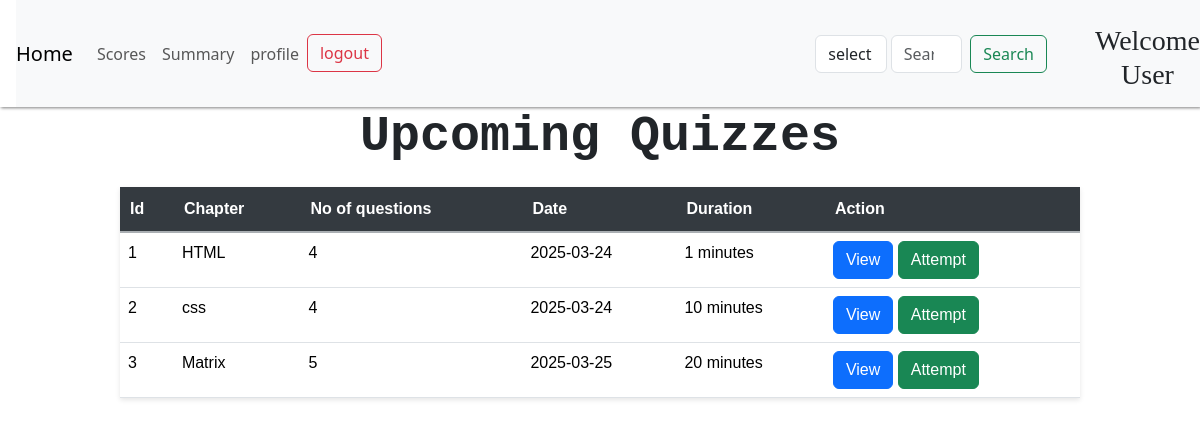
Screenshot of /user_dashboard with the database file from the repository.
### models.py (models this page shows)
class Quiz(db.Model):
    id =db.Column(db.Integer, primary_key=True, autoincrement=True)
    chapter_id=db.Column(db.Integer, db.ForeignKey('chapter.id', name='FK_quiz_chapter_id'), nullable=False)
    date_of_quiz=db.Column(db.Date, nullable=False)
    time_duration= db.Column(db.Integer, nullable=False)
    no_of_questions=db.Column(db.Integer, nullable=True)
    notes=db.Column(db.String(50), nullable=True)
    questions=db.relationship('Question', backref='quiz', lazy=True)
    score=db.relationship('Scores', backref='quiz', lazy=True)

class Chapter(db.Model):
    id =db.Column(db.Integer, primary_key=True, autoincrement=True)
    subject_id=db.Column(db.Integer, db.ForeignKey('subject.id', name='FK_chapter_subject_id'), nullable=False)
    name=db.Column(db.String(50), nullable=False)
    description=db.Column(db.String(100), nullable=True)
    quizs=db.relationship('Quiz', backref='chapter', lazy=True)

### routes.py (the view, shortened to what this page needs)
@app.route('/user_dashboard', methods=['GET','POST'])
def user_dashboard():
    query = request.args.get("query", "").strip().lower()
    search_type = request.args.get("search_type", "select")
    quizzes= Quiz.query.all()
    quiz_data = []
    for quiz in quizzes:
        chapter= Chapter.query.get(quiz.chapter_id)
        question_count = Question.query.filter_by(quiz_id=quiz.id).count()
        quiz_data.append((quiz,chapter, question_count))
    return render_template('user_dashboard.html', quizzes=quiz_data,query = query, search_type= search_type)

### templates/user_dashboard.html (shortened to what this page needs)
<!DOCTYPE html>
<html lang="en">
<head>
    <link rel="stylesheet" href="{{ url_for('static', filename= 'style_index.css') }}">
    <link href="https://cdn.jsdelivr.net/npm/bootstrap@5.3.2/dist/css/bootstrap.min.css" rel="stylesheet">
    <link rel="stylesheet" href="https://cdnjs.cloudflare.com/ajax/libs/aos/2.3.4/aos.css">
    <link rel="stylesheet" href="https://cdnjs.cloudflare.com/ajax/libs/font-awesome/6.7.2/css/all.min.css">
    <link href="https://cdn.jsdelivr.net/npm/bootstrap@5.3.3/dist/css/bootstrap.min.css" rel="stylesheet">
</head>
<body>
     <div class="usernav" style="box-shadow: 1px 1px 3px grey;">
    <nav class="navbar navbar-expand-lg navbar-light bg-light" style="margin-left: 1rem;">
        <a class="navbar-brand" href="/user_dashboard">Home</a>
        <div class="collapse navbar-collapse" id="navbarSupportedContent">
          <ul class="navbar-nav mr-auto">
            <li class="nav-item">
              <a class="nav-link" href="{{ url_for('user_scores') }}">Scores</a>
            </li>
            <li class="nav-item">
              <a class="nav-link " href="{{ url_for('user_summary') }}">Summary</a>
            </li>
            <li class="nav-item">
                <a href="{{ url_for('profile') }}" class="nav-link">profile</a>
            </li>
            <li class="nav-item">
                <a href="/login" class="btn btn-outline-danger">logout</a>
            </li>
          </ul>
          <form method="GET" action="/user_dashboard"  class="form-inline my-2 my-lg-0" style="display: flex; margin-left:39%">
            <select class="form-control mr-sm-2" type="search" style="margin-left: 0rem; margin-right:4px;" name="search_type">
              <option value="" disable selected>select</option>
            </select>
            <input class="form-control mr-sm-2" type="search" placeholder="Search" aria-label="Search" name="query" value="{{ query or '' }}">
            <button class="btn btn-outline-success my-2 my-sm-0" type="submit" style="margin-left: 0.5rem; margin-right:1rem;">Search</button>
          </form>
          <div>
            <h3  class="wel" id="wel">Welcome User</h3>
          </div>
        </div>
      </nav>
    </div>
{% if not quizzes %}
<h2 style="text-align: center; color:Red; font-weight:bold" >No Upcoming quizzes</h2>
{% else %}
    <div class="userdash" id="userdash">
    <h2 style="text-align:center; font-family: 'Courier New', Courier, monospace; font-weight:bold; font-size:50px" >Upcoming Quizzes</h2>
    <table class="table table-style table-hover" id="scot">
        <thead class="thead-dark" style="justify-content: space-around;">
            <tr style="justify-content: space-around;">
                <th>Id</th>
                <th>Chapter</th>
                <th>No of questions</th>
                <th>Date</th>
                <th>Duration</th>
                <th>Action</th>
            </tr>
        </thead>
        <tbody>
            {% for quiz,chapter, question_count in quizzes %}
            <tr>
                <td>{{ loop.index }}</td>
                <td>{{ chapter.name }}</td>
                <td>{{ question_count }}</td>
                <td>{{ quiz.date_of_quiz.strftime('%Y-%m-%d') }}</td>
                <td>{{ quiz.time_duration }} minutes</td>
                <td>
                    <a href="{{ url_for('quiz_details', quiz_id=quiz.id) }}" class="btn btn-primary">View</a>
                    <a href="{{ url_for('quiz_attempt', quiz_id=quiz.id, question_num= 1) }}" class="btn btn-success">Attempt</a>
                </td>
            </tr>
            {% endfor %}
        </tbody>
    </table>
</div>
{% endif %}
</body>
</html>

### static/style_index.css (style rules this page uses)
body,html { height: 100%; margin: 0%; padding: 0%; background: none !important; }
.form-control { background-color: whitesmoke; }
#wel.wel { position: relative; text-align: center; font-family:poppins; padding-top:1rem; margin-left:2rem; }
.userdash table { position: relative; width: 80%; margin: 20px auto; margin-left: 10%; margin-right: 10%; justify-content: space-around; border-collapse:collapse ; box-shadow: 0px 2px 5px rgba(0, 0, 0, 0.1); font-family: sans-serif; }
.table thead.thead-dark th { background-color: #343a40; color: #ffffff; padding: 10px; text-align: left; border-bottom: 2px solid #aaafb3; }
.userdash .table th { padding: 10px; text-align: left; border-bottom: 1px solid #dee2e6; }

### rows the page displays
Quiz: name "HTML", no_of_questions "4", date_of_quiz "2025-03-24", time_duration "1"
Quiz: name "css", no_of_questions "4", date_of_quiz "2025-03-24", time_duration "10"
Quiz: name "Matrix", question_count "5", date_of_quiz "2025-03-25", time_duration "20"
